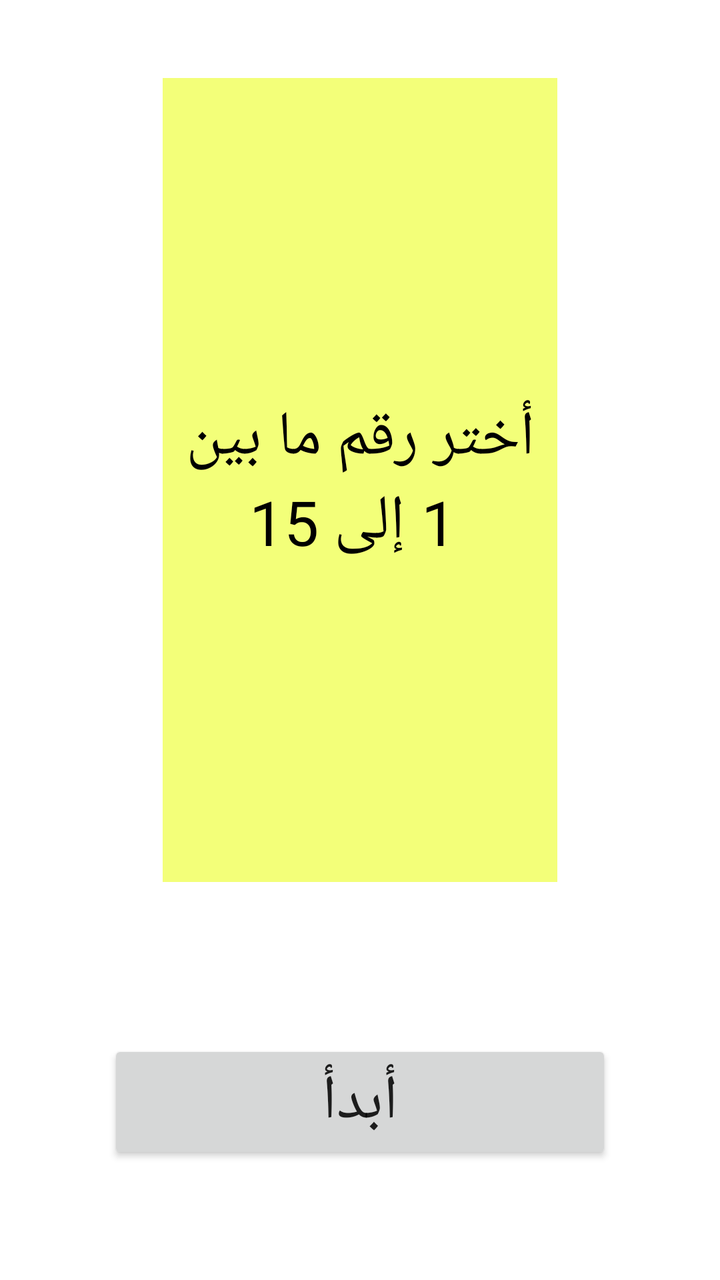
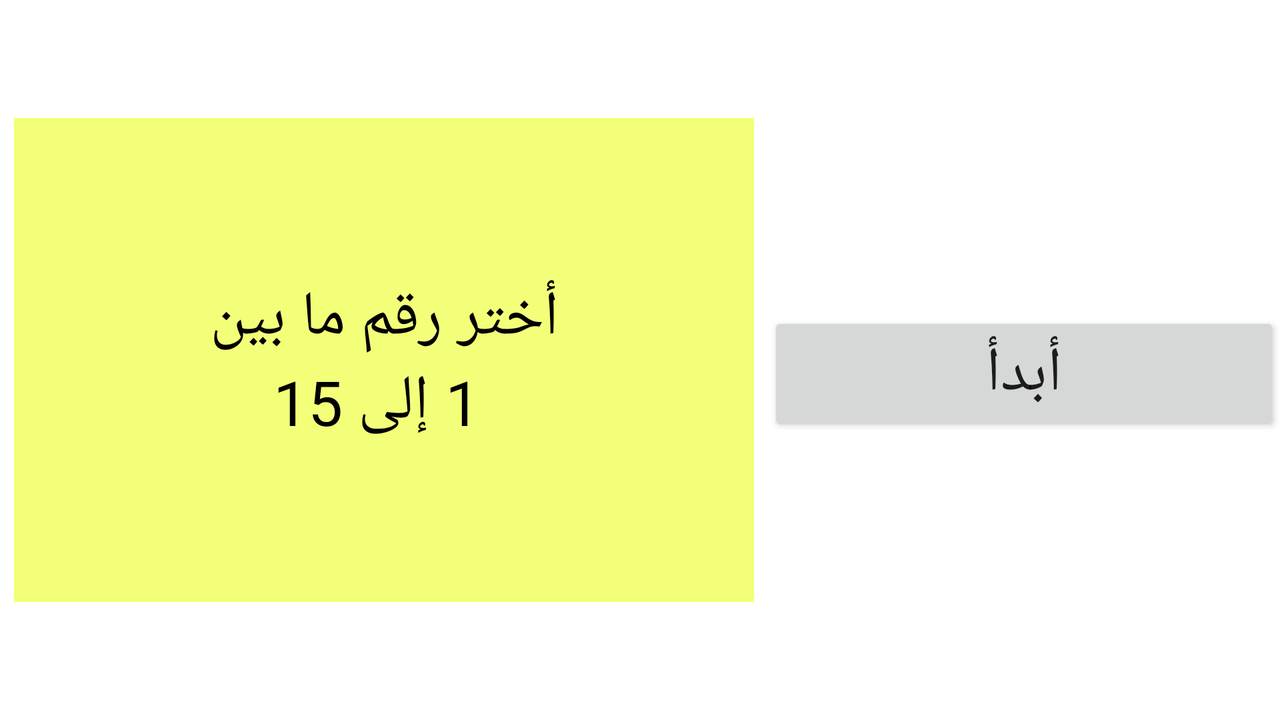

The same Android screen from two of the app's own layout files: first res/layout/ as a phone draws it, then the repository's variant for another configuration, drawn on a device whose configuration selects that folder. Both files follow.
<!-- AndroidManifest.xml: application theme AppTheme -->
<!-- res/layout/magic_game_entry.xml -->
<?xml version="1.0" encoding="utf-8"?>
<LinearLayout xmlns:android="http://schemas.android.com/apk/res/android"
    android:layout_width="match_parent"
    android:layout_height="match_parent"
    android:orientation="vertical"
    android:background="#ffff"
    android:gravity="center"
    android:weightSum="10" >
    
    <LinearLayout 
        android:orientation="horizontal"
        android:layout_width="match_parent"
        android:layout_height="0dp"
        android:layout_weight="7"
        android:weightSum="10"
        android:gravity="center_horizontal"
        android:paddingTop="32dp"
        android:paddingRight="32dp"
        android:paddingLeft="32dp">
    <TextView 
        android:id="@+id/chooseCard"
        android:text="@string/choose_no_str"
        android:layout_width="0dp"
        android:layout_height="match_parent"
        android:background="@drawable/card_bg"
        android:gravity="center"
        android:textColor="@color/my_black"
        android:layout_margin="@dimen/card_margin"
        android:textSize="@dimen/text_big_size"
        android:layout_weight="7"/>
    </LinearLayout>

    <LinearLayout 
        android:orientation="horizontal"
        android:layout_width="match_parent"
        android:layout_height="0dp"
        android:layout_weight="3"
        android:weightSum="10"
        android:gravity="center">
    <Button
        android:id="@+id/startBtn"
        android:layout_width="0dp"
        android:layout_height="wrap_content"
        android:text="@string/start_str"
        android:layout_weight="7"
        android:textSize="@dimen/text_big_size"
        android:layout_marginTop="7dp"/>
    </LinearLayout>
    

</LinearLayout>
<!-- resources referenced by this layout -->
<resources>
  <color name="my_black">#FF000000</color>
  <dimen name="card_margin">7dp</dimen>
  <!-- from res/values-xhdpi/ -->
  <dimen name="text_big_size">31sp</dimen>
  <!-- drawable card_bg: png bitmap (drawable-hdpi, 181 bytes) -->
  <string name="choose_no_str">"أختر رقم ما بين\n 1 إلى 15"</string>
  <string name="start_str">"أبدأ"</string>
  <style name="AppTheme" parent="AppBaseTheme">
          
      </style>
  <!-- from res/values-v14/ -->
  <style name="AppBaseTheme" parent="Theme.AppCompat.Light.DarkActionBar">
          
      </style>
</resources>
<!-- res/layout-land/magic_game_entry.xml (the repository's variant of the layout above) -->
<!-- drawn on the phone turned sideways -->
<?xml version="1.0" encoding="utf-8"?>
<LinearLayout xmlns:android="http://schemas.android.com/apk/res/android"
    android:layout_width="match_parent"
    android:layout_height="match_parent"
    android:orientation="horizontal"
    android:gravity="center"
    android:background="#ffff"
    android:weightSum="10" >

    <LinearLayout 
        android:orientation="vertical"
        android:layout_width="0dp"
        android:layout_height="match_parent"
        android:layout_weight="6"
        android:weightSum="10"
        android:gravity="center_vertical" >
    <TextView 
        android:id="@+id/chooseCard"
        android:text="@string/choose_no_str"
        android:layout_width="match_parent"
        android:layout_height="0dp"
        android:background="@drawable/card_bg"
        android:gravity="center"
        android:textColor="@color/my_black"
        android:layout_margin="@dimen/card_margin"
        android:textSize="@dimen/text_big_size"
        android:layout_weight="7"/>
    </LinearLayout>
    
    <Button
        android:id="@+id/startBtn"
        android:layout_width="0dp"
        android:layout_height="wrap_content"
        android:text="@string/start_str"
        android:layout_weight="4"
        android:textSize="@dimen/text_big_size"
        android:layout_marginTop="7dp"/>

</LinearLayout>
